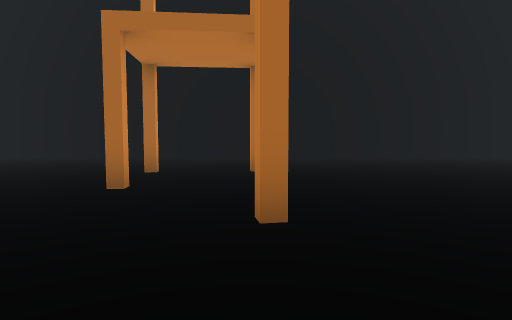
view 1 (above)

21 first-person views from a walk through a scene from a Unity 3-D project. The camera is 1.5 m above the floor, tilts 4° down and sees 75° across. The floor is counted in squares, 2 m on a side. Each view is taken from the middle of a square. On the plan, view 1 faces up. The plan holds only what a view shows up to about 11 squares ahead; the rest is blank.

view 2
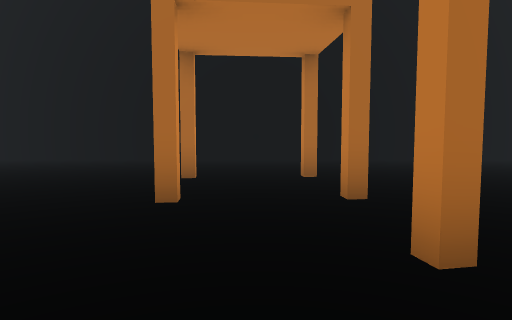

view 3
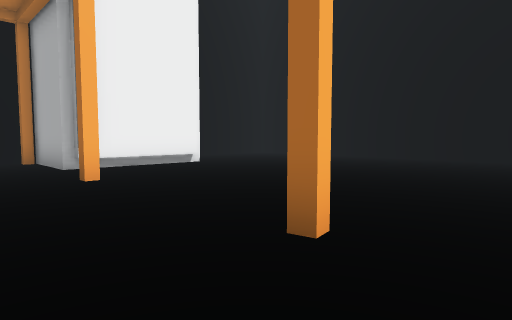

view 4
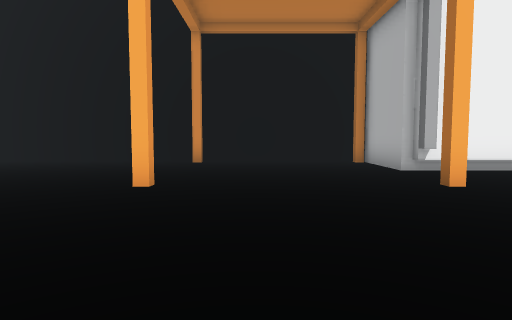

view 5
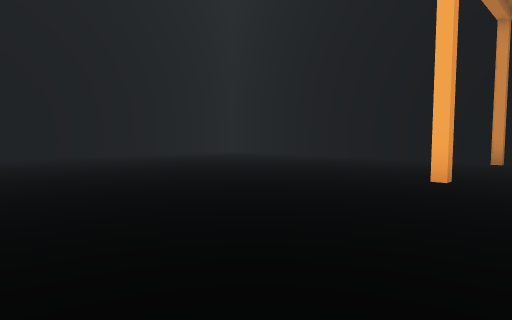

view 6
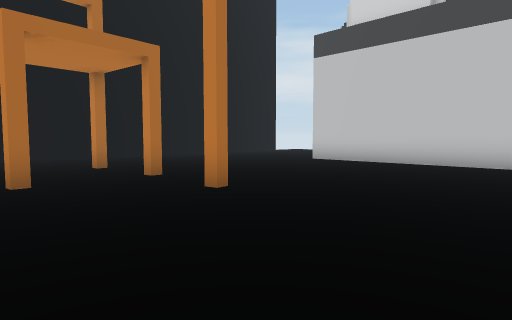

view 7
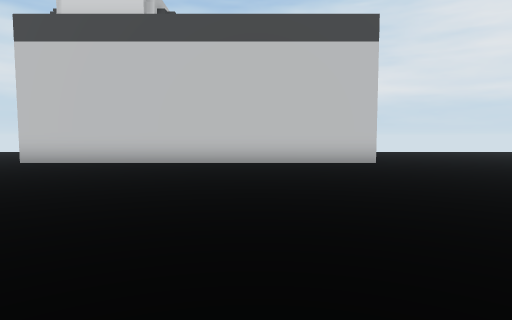

view 8
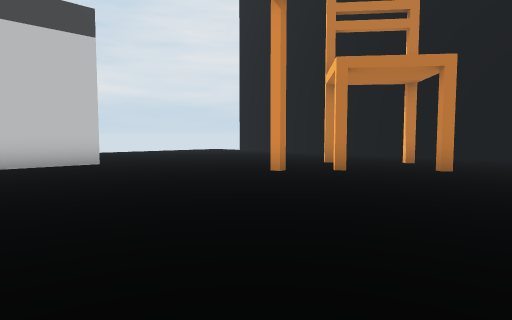

view 9
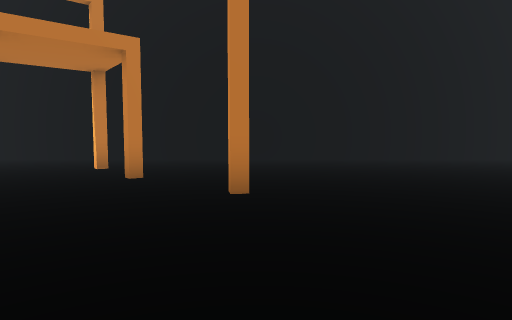

view 10
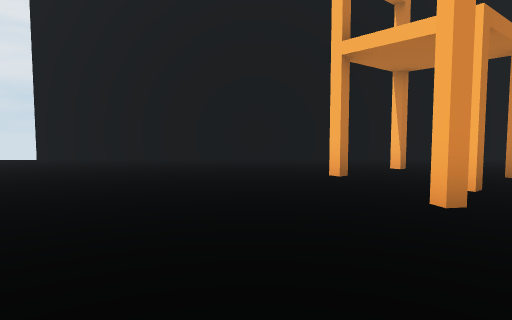

view 11
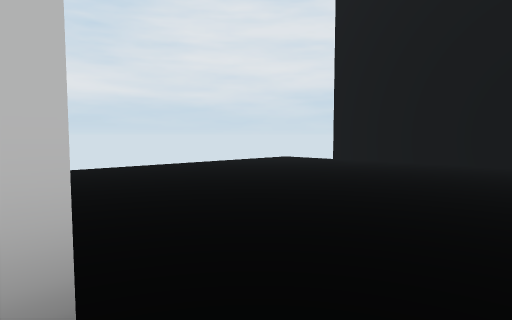

view 12
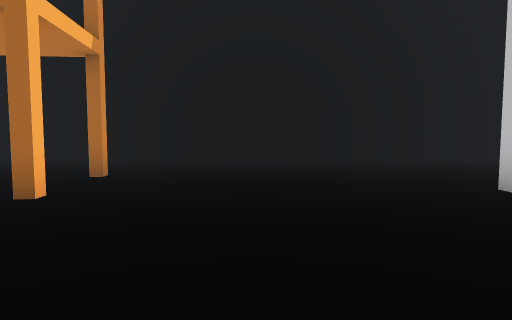

view 13
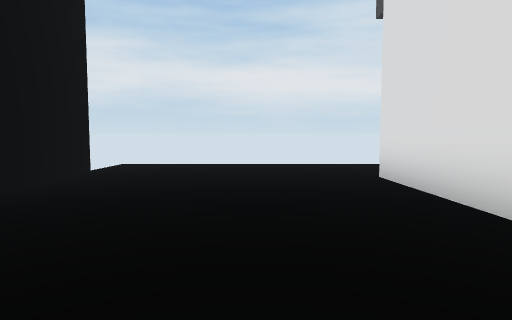

view 14
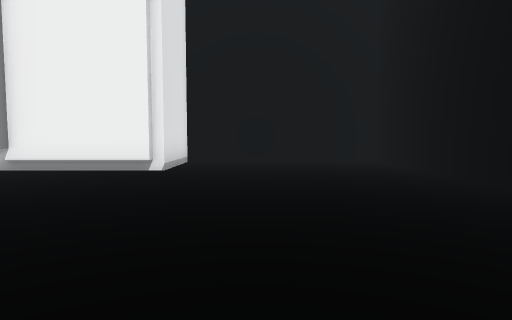

view 15
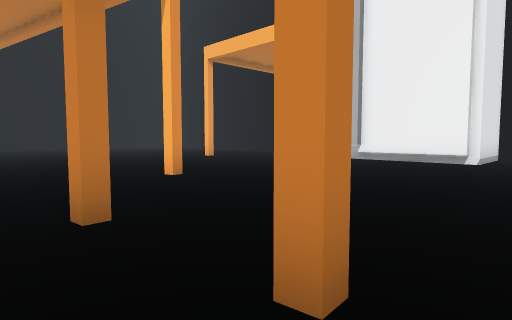

view 16
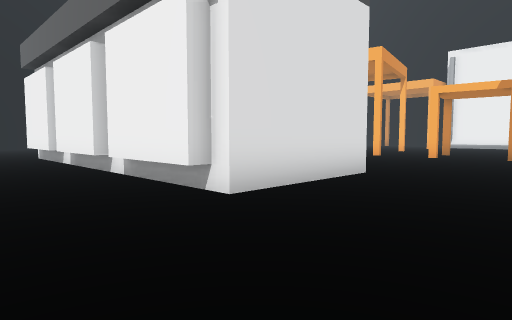

view 17
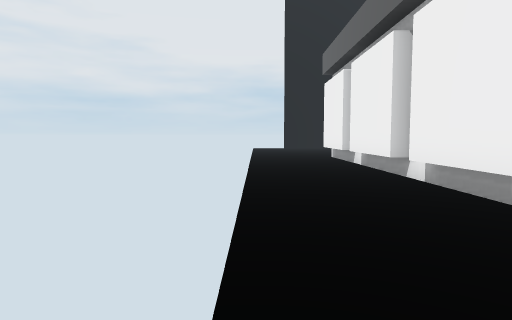

view 18
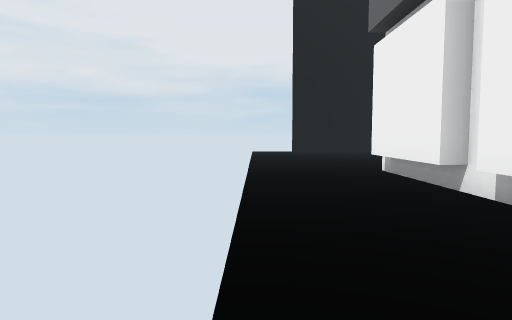

view 19
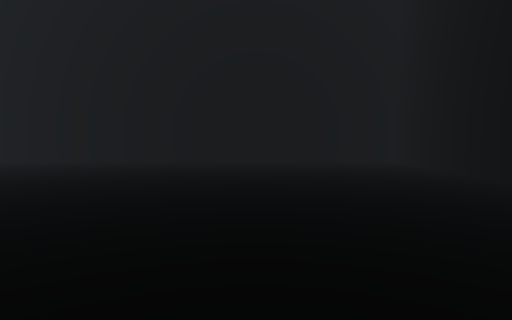

view 20
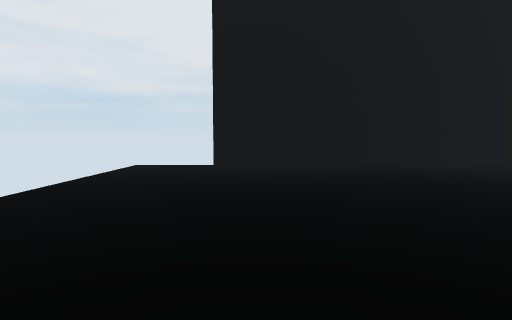

view 21
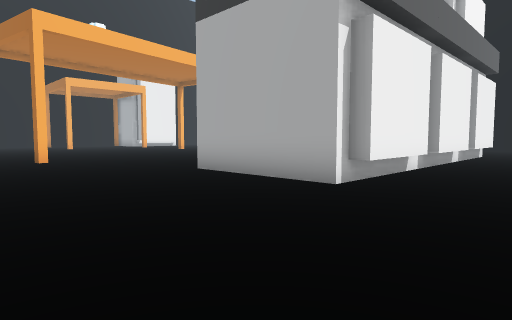

### Floor plan
Key: @ floor where view 1 was taken; # wall or solid block; x gap in a wall; . floor.
Columns run from 14 left of view 1 to 13 right of it. Each row starts with its distance up from view 1.
 12 #########################x
 11 #...........................
 10 #...........................
  9 #...........................
  8 #...........................
  7 #...........#.#.............
  6 ###.........................
  5   ##........#.#......####...
  4    #.................#  #...
  3 ####..........#......#  #...
  2 #....#...#...........#  #...
  1 #....................#  #...
  0 #............ @......#  #...
 -1 #............  ......#  #...
 -2 #............  ......#  #...
 -3 #....#......  .......#  #...
 -4 #........... ........####...
 -5 #...........................
 -6 #...........................
 -7 #..........#....#...........
 -8 #..............#............
 -9 #............#..#...........
-10 #...........................
-11 #..............#............
-12 #...........................
-13 #...........................
-14 #########################x

Where each view was taken, in squares from view 1:
view 1: 0 up, 0 right, facing up
view 2: 1 up, 1 left, facing up
view 3: 0 up, 3 left, facing up-left
view 4: 1 down, 4 left, facing left
view 5: 1 down, 3 left, facing down-left
view 6: 1 down, 3 left, facing up-right
view 7: 1 down, 3 left, facing right
view 8: 1 down, 3 left, facing down-right
view 9: 3 down, 3 left, facing down
view 10: 3 down, 4 right, facing down
view 11: 4 down, 5 right, facing down-right
view 12: 1 up, 3 right, facing up
view 13: 8 up, 4 right, facing right
view 14: 8 up, 4 left, facing left
view 15: 8 up, 1 left, facing down-left
view 16: 9 up, 13 right, facing down-left
view 17: 8 up, 13 right, facing down
view 18: 3 up, 13 right, facing down
view 19: 4 down, 10 left, facing down
view 20: 5 down, 10 right, facing down
view 21: 9 down, 13 right, facing up-left
